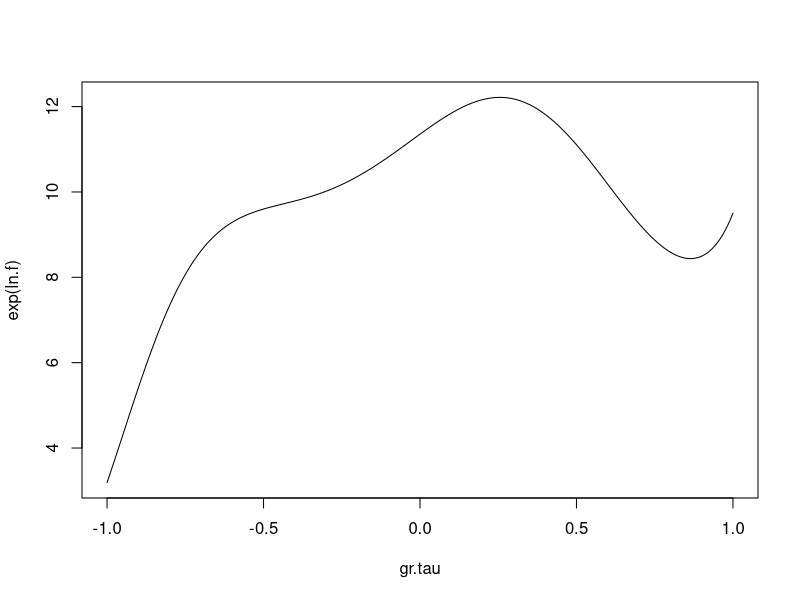

Reproduce this figure in R.
## ---- chunk 1
knitr::opts_chunk$set(echo = FALSE)
## ---- chunk 2
t = read.table('ibm.txt')
n = nrow(t)
colnames(t) = c('datetime','volume','bid','ask','price')
t$time = t$datetime %% 100000
t$date = t$datetime %/% 100000
t$dur = pmax(0, c(0,diff(t$time)))
t = t[t$dur >= 0,]
t = t[t$time <= 57600,]
t$dur = pmax(0.5, t$dur)
tau = (2*t$time-(34200 + 57600))/(57600-34200)
L1 = tau
L2 = 0.5*(3*tau^2-1)
L3 = 0.5*(5*tau^3-3*tau)
L4 = 0.125*(35*tau^4-30*tau^2+3)
L5 = 0.125*(63*tau^5-70*tau^3+15*tau)
lndur = log(t$dur)
lm.diurnal = lm(lndur ~ L1 + L2 + L3 + L4 + L5)
## ---- chunk 3
gr.tau = seq(-1,1,by=0.01)
gr.L1 = gr.tau
gr.L2 = 0.5*(3*gr.tau^2-1)
gr.L3 = 0.5*(5*gr.tau^3-3*gr.tau)
gr.L4 = 0.125*(35*gr.tau^4-30*gr.tau^2+3)
gr.L5 = 0.125*(63*gr.tau^5-70*gr.tau^3+15*gr.tau)
beta = lm.diurnal$coefficients
ln.f = beta[1] + beta[2]*gr.L1 + beta[3]*gr.L2 + beta[4]*gr.L3 + beta[5]*gr.L4 + beta[6]*gr.L5
t$ln.f = beta[1] + beta[2]*L1 + beta[3]*L2 + beta[4]*L3 + beta[5]*L4 + beta[6]*L5
t$dur.et = t$dur / exp(t$ln.f)
## ---- chunk 4
plot(gr.tau, exp(ln.f), type='l')
## ---- chunk 5
# ADS model removed
